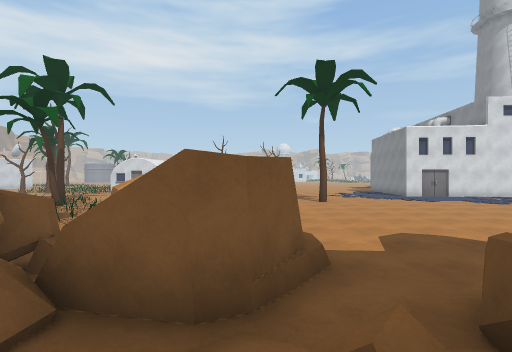
View 1 (above)

24 first-person views from a walk through a 3-D level made in the Unity game engine. The camera is 0.46 m above the floor, looks level and sees 85° across. The floor is counted in squares, 1 m on a side. Each view is taken from the middle of a square. On the plan, view 1 faces up. The plan holds only what a view shows up to about 9 squares ahead; the rest is blank. The place goes on beyond the plan. The player character is not drawn.

View 2
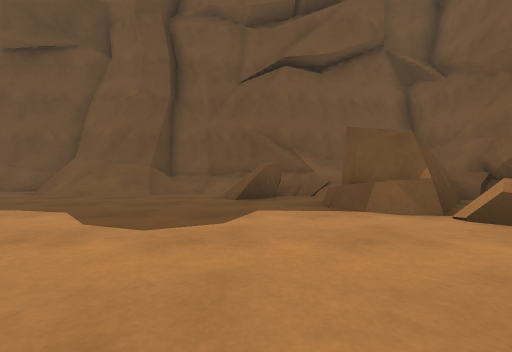

View 3
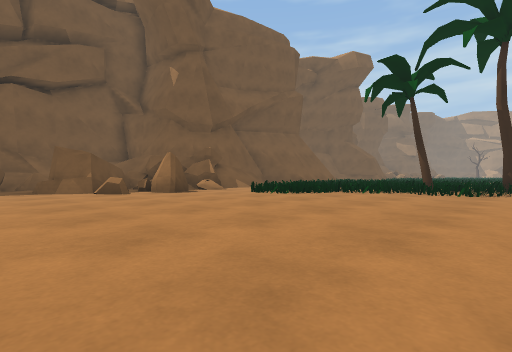

View 4
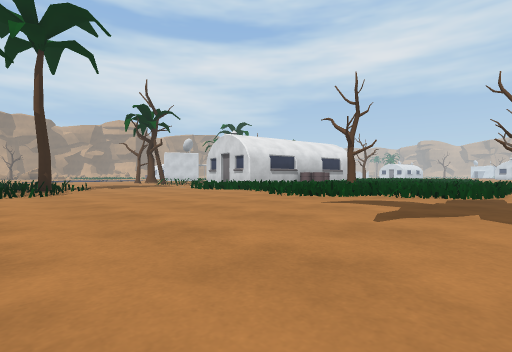

View 5
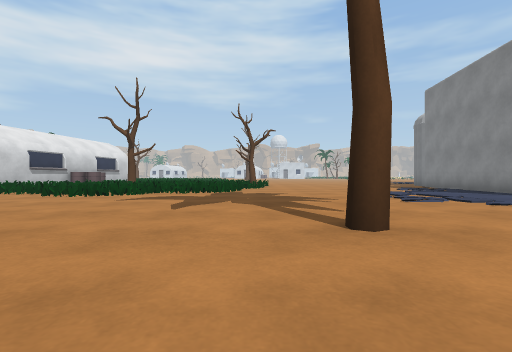

View 6
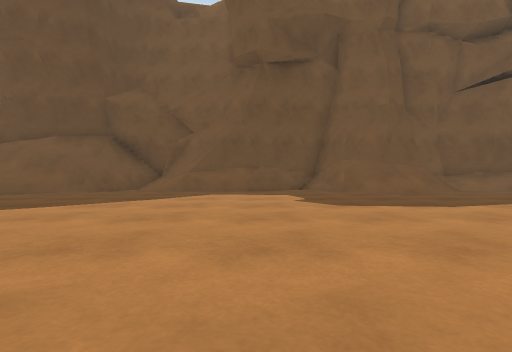

View 7
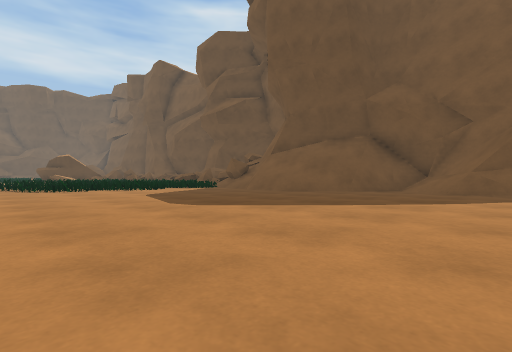

View 8
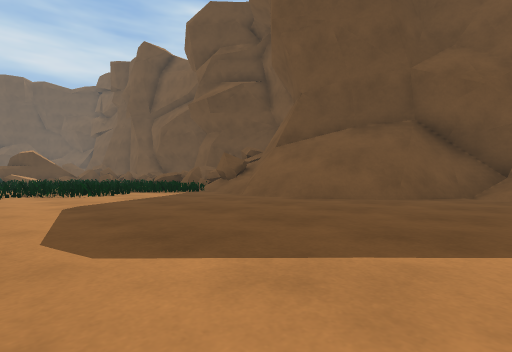

View 9
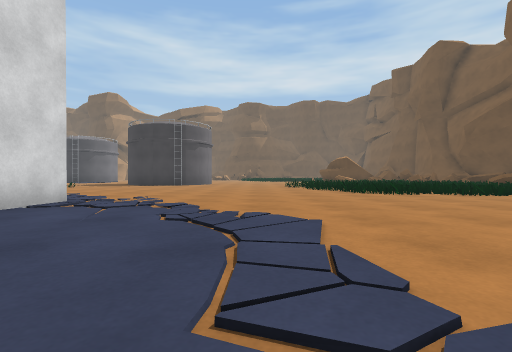

View 10
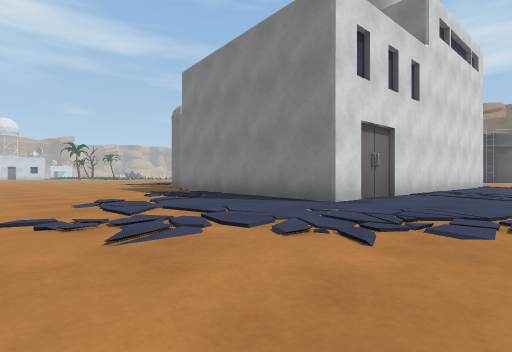

View 11
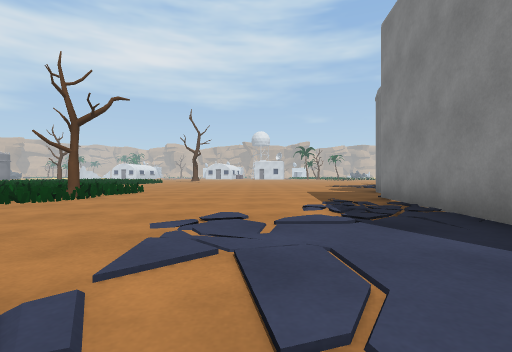

View 12
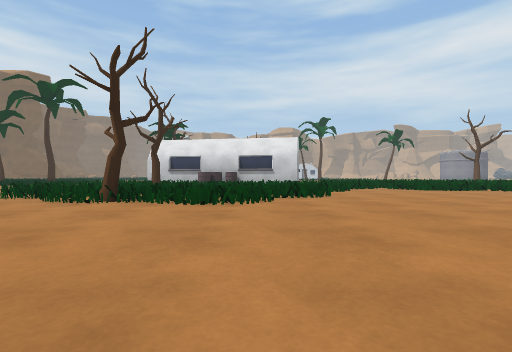

View 13
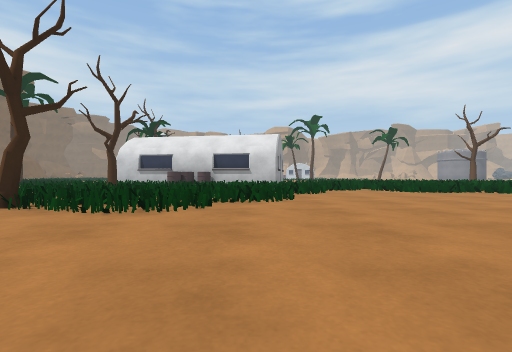

View 14
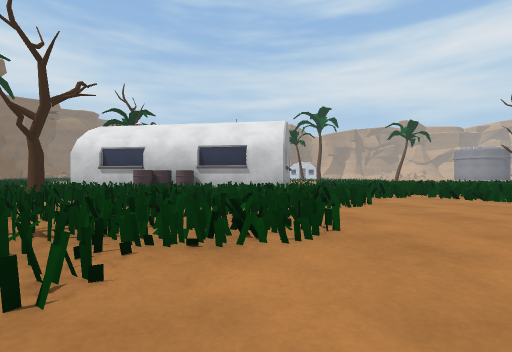

View 15
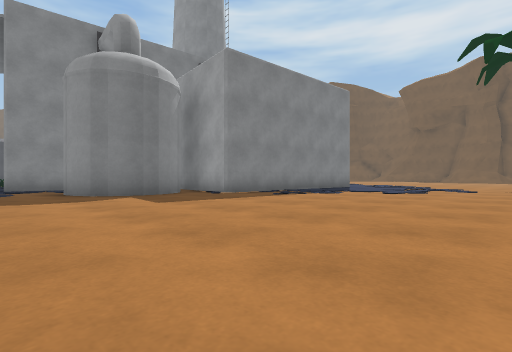

View 16
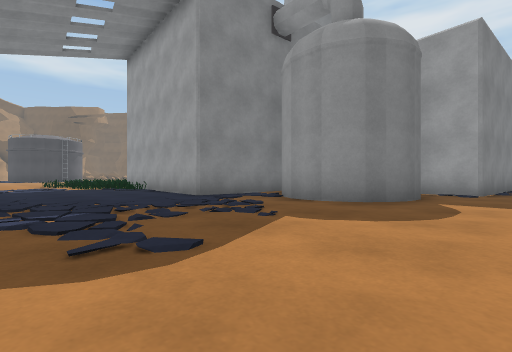

View 17
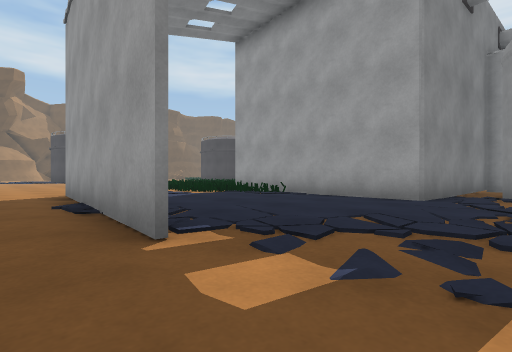

View 18
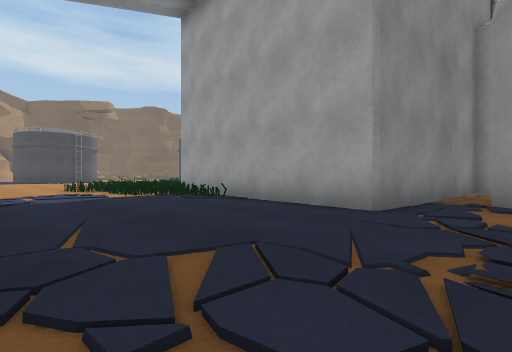

View 19
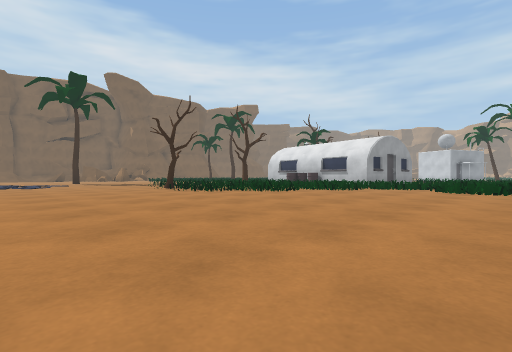

View 20
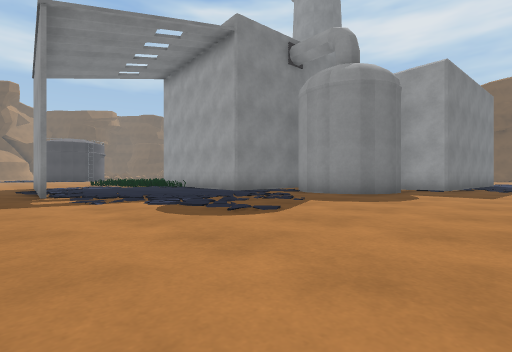

View 21
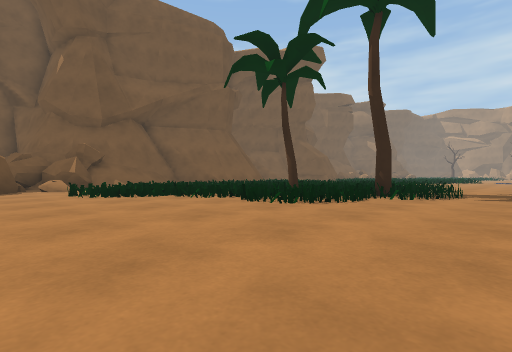

View 22
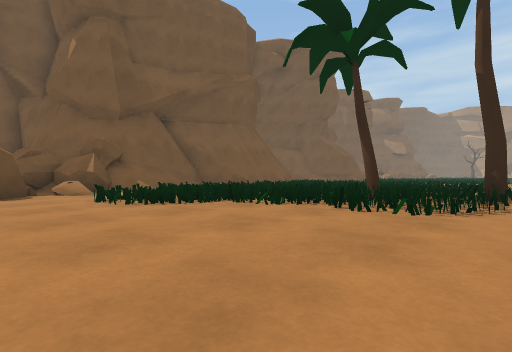

View 23
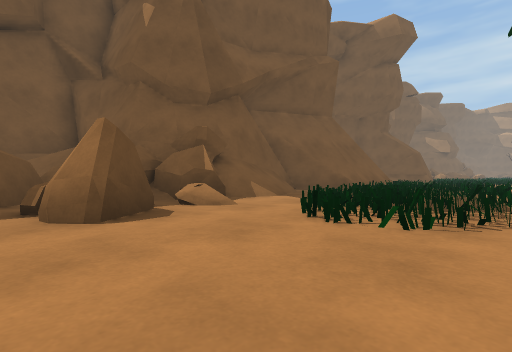

View 24
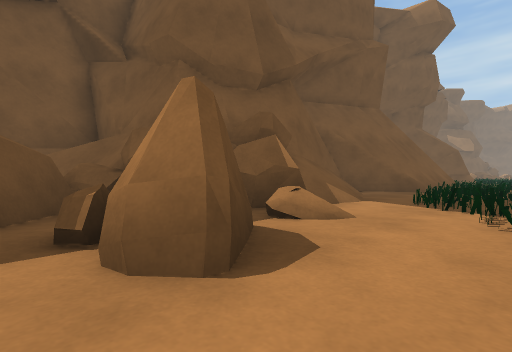

### Floor plan
Key: @ floor where view 1 was taken; # wall or solid block; . main floor; : floor 0.05 m higher than the main floor; / step, stairs or slope; = window, fence, low wall or low ledge; ^ raised ledge; v drop or lower ground; T tree; O other object.
Columns run from 13 left of view 1 to 22 right of it. Each row starts with its distance up from view 1.
 31        =====.......................
 30        =====...............######...
 29         ====................::.:....
 28         ===..............:::::::....
 27         ====.............:::::::..==
 26        ##=====...........:::::=.====
 25        ##======...........#######=
 24        ##=======.......####
 23        ##=======.......#
 22        #O=======.......#
 21        ##=T#===T......##
 20        #==#=====.....:#
 19        #=======......:#
 18        ========.....::#
 17        =.====......:::#
 16        ....=........::###
 15   .................:.:::########:..
 14 ....=..............:::::::::::::...
 13 .===T=..........T...::::.:  ::::...
 12 ====T===..........         ::::....
 11  ====T==.........         ::::.....
 10   ===#==........           ........
  9    ======............. ............
  8  =========........................==
  7  =========........................==
  6  =======..........................==
  5  ###=....###==...................===
  4   ##.///### ##=...................==
  3    ########v##...................===
  2         ^##=#//#.../.........//==#=
  1          ^// /##.////.......=///=#
  0          ^#//@/#//#^#/###OO=#/####
 -1           ###^^^##^  ##########
 -2                             #

Where each view was taken, in squares from view 1:
view 1: 0 up, 0 right, facing up
view 2: 8 up, 2 right, facing down
view 3: 13 up, 2 right, facing down-left
view 4: 11 up, 2 right, facing up-left
view 5: 10 up, 2 right, facing up
view 6: 9 up, 10 right, facing down
view 7: 9 up, 11 right, facing down-right
view 8: 7 up, 13 right, facing down-right
view 9: 11 up, 13 right, facing right
view 10: 13 up, 4 right, facing up-right
view 11: 15 up, 6 right, facing up
view 12: 24 up, 7 right, facing left
view 13: 25 up, 6 right, facing left
view 14: 25 up, 3 right, facing left
view 15: 26 up, 3 right, facing down-right
view 16: 29 up, 8 right, facing down-right
view 17: 31 up, 12 right, facing down-right
view 18: 29 up, 12 right, facing down-right
view 19: 31 up, 7 right, facing down-left
view 20: 31 up, 7 right, facing down-right
view 21: 15 up, 2 left, facing down-left
view 22: 13 up, 2 left, facing down-left
view 23: 9 up, 1 left, facing down-left
view 24: 7 up, 1 left, facing down-left
